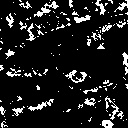

Write Python code to recreate this figure.
import cv2
import numpy as np
import matplotlib.pyplot as plt

# Gray scale
def BGR2GRAY(img):
	b = img[:, :, 0].copy()
	g = img[:, :, 1].copy()
	r = img[:, :, 2].copy()

	# Gray scale
	out = 0.2126 * r + 0.7152 * g + 0.0722 * b
	out = out.astype(np.uint8)

	return out

# Otsu Binalization
def otsu_binarization(img, th=128):
	H, W = img.shape
	out = img.copy()

	max_sigma = 0
	max_t = 0

	# determine threshold
	for _t in range(1, 255):
		v0 = out[np.where(out < _t)]
		m0 = np.mean(v0) if len(v0) > 0 else 0.
		w0 = len(v0) / (H * W)
		v1 = out[np.where(out >= _t)]
		m1 = np.mean(v1) if len(v1) > 0 else 0.
		w1 = len(v1) / (H * W)
		sigma = w0 * w1 * ((m0 - m1) ** 2)
		if sigma > max_sigma:
			max_sigma = sigma
			max_t = _t

	# Binarization
	print("threshold >>", max_t)
	th = max_t
	out[out < th] = 0
	out[out >= th] = 255

	return out


# Erosion
def Erode(img, Erode_time=1):
	H, W = img.shape
	out = img.copy()

	# kernel
	MF = np.array(((0, 1, 0),
				(1, 0, 1),
				(0, 1, 0)), dtype=np.int)

	# each erode
	for i in range(Erode_time):
		tmp = np.pad(out, (1, 1), 'edge')
		# erode
		for y in range(1, H+1):
			for x in range(1, W+1):
				if np.sum(MF * tmp[y-1:y+2, x-1:x+2]) < 255*4:
					out[y-1, x-1] = 0

	return out


# Dilation
def Dilate(img, Dil_time=1):
	H, W = img.shape

	# kernel
	MF = np.array(((0, 1, 0),
				(1, 0, 1),
				(0, 1, 0)), dtype=np.int)

	# each dilate time
	out = img.copy()
	for i in range(Dil_time):
		tmp = np.pad(out, (1, 1), 'edge')
		for y in range(1, H+1):
			for x in range(1, W+1):
				if np.sum(MF * tmp[y-1:y+2, x-1:x+2]) >= 255:
					out[y-1, x-1] = 255

	return out

# Opening morphology
def Morphology_Opening(img, time=1):
    dil = Dilate(img, Dil_time=time)
    erode = Erode(dil, Erode_time=time)
    return erode

# Read image
img = cv2.imread("imori.jpg").astype(np.float32)

# Grayscale
gray = BGR2GRAY(img)

# Otsu's binarization
otsu = otsu_binarization(gray)

# Opening process
opened = Morphology_Opening(otsu, time=3)

# Tophat
out = np.abs(otsu - opened) * 255
                
# Save result
cv2.imwrite("out.jpg", out)
cv2.imshow("result", out)
cv2.waitKey(0)
cv2.destroyAllWindows()
